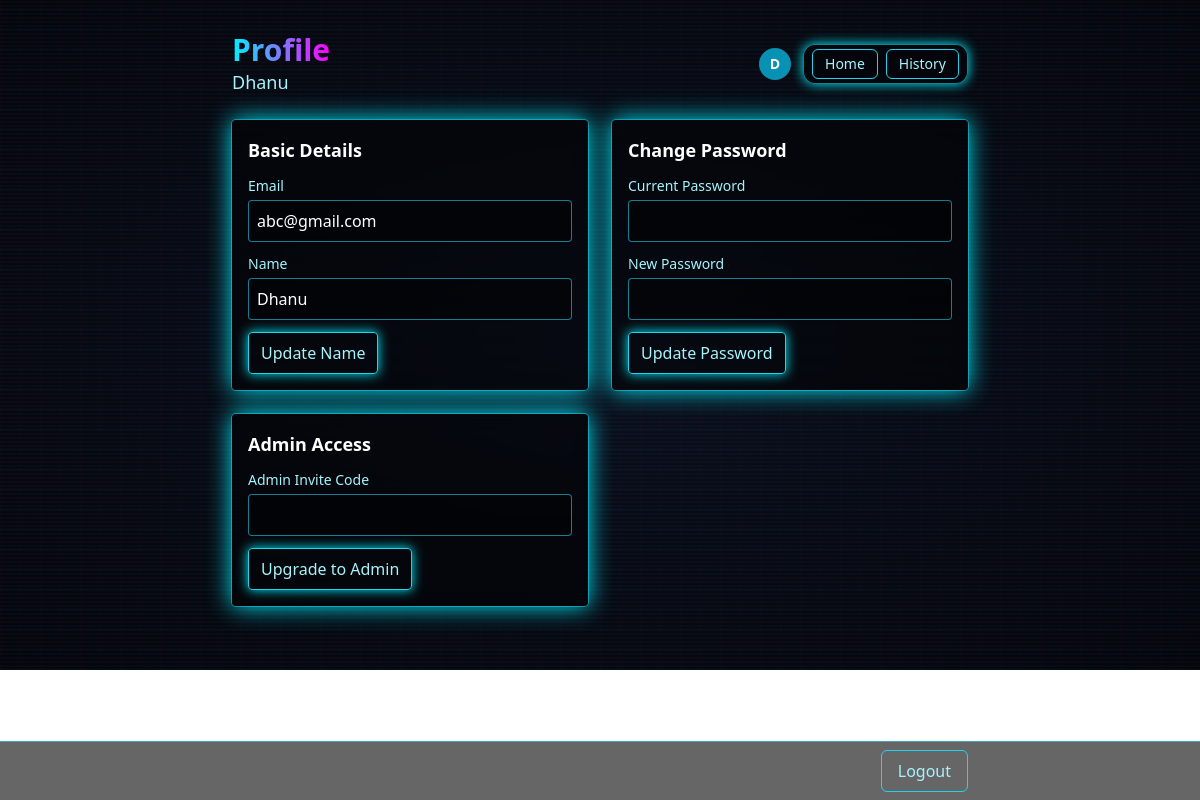
Screenshot of /profile (signed in) with the database file from the repository.
### tables this page shows
CREATE TABLE users (
            email TEXT PRIMARY KEY,
            name TEXT NOT NULL,
            password_hash TEXT NOT NULL
        , role TEXT DEFAULT 'user');

### app.py (the view)
    def wrapper(*args, **kwargs):
        if not session.get("user"):
            return redirect(url_for("welcome"))
        return fn(*args, **kwargs)

### app.py (called while the page is built)
def get_db():
    conn = sqlite3.connect(DB_PATH)
    conn.row_factory = sqlite3.Row
    return conn

def login_required(fn):
    def wrapper(*args, **kwargs):
        if not session.get("user"):
            return redirect(url_for("welcome"))
        return fn(*args, **kwargs)
    wrapper.__name__ = fn.__name__
    return wrapper

@app.get("/profile")
@login_required
def profile():
    email = session.get("user", {}).get("email", "")
    conn = get_db()
    cur = conn.execute("SELECT name, email FROM users WHERE email=?", (email,))
    row = cur.fetchone()
    conn.close()
    if not row:
        return redirect(url_for("index"))
    return render_template("profile.html", user=dict(row))

### templates/profile.html (shortened to what this page needs)
<!doctype html>
<html lang="en">
<head>
  <script src="https://cdn.tailwindcss.com"></script>
</head>
<body class="text-white relative">
  <div class="absolute inset-0 -z-10">
    <div class="h-full w-full" style="background: radial-gradient(ellipse at center, #0a0f1f 0%, #050914 40%, #02040a 100%);"></div>
    <div class="absolute inset-0 opacity-30" style="background-image: repeating-linear-gradient(0deg, rgba(0,240,255,0.08) 0 2px, transparent 2px 20px), repeating-linear-gradient(90deg, rgba(255,0,255,0.06) 0 2px, transparent 2px 20px); background-size: 100% 100%; animation: gridShift 12s linear infinite;"></div>
    <div class="absolute inset-0" style="background-image: linear-gradient(transparent, rgba(255,255,255,0.03) 50%, transparent); background-size: 100% 4px; animation: scan 6s linear infinite;"></div>
  </div>
  <div class="max-w-3xl mx-auto py-8 px-4 pb-16">
    <div class="flex items-center justify-between">
      <h1 class="leading-tight">
        <span class="block text-2xl md:text-3xl font-extrabold bg-clip-text text-transparent" style="background-image: linear-gradient(90deg,#00f0ff,#ff00ff)">Profile</span>
        <span class="block text-cyan-200 md:text-lg">{{ user.name }}</span>
      </h1>
      <div class="flex items-center gap-3 text-sm">
        <a href="/profile" class="h-8 w-8 rounded-full bg-cyan-600 text-white flex items-center justify-center font-semibold">
          {{ (user.name if user else '')[:1]|upper }}
        </a>
        <div class="flex items-center gap-2 rounded-xl border border-cyan-400/60 bg-black/40 backdrop-blur px-2 py-1 shadow-[0_0_12px_#00f0ff]">
          <a href="/" class="inline-flex items-center gap-1 rounded-md border border-cyan-400 px-3 py-1 text-cyan-200 hover:bg-cyan-300 hover:text-black">Home</a>
          <a href="/history" class="inline-flex items-center gap-1 rounded-md border border-cyan-400 px-3 py-1 text-cyan-200 hover:bg-cyan-300 hover:text-black">History</a>
        </div>
      </div>
    </div>
    <div class="fixed bottom-0 left-0 right-0 bg-black/60 backdrop-blur border-t border-cyan-400/60">
      <div class="max-w-3xl mx-auto px-4 py-2 flex justify-end">
        <a href="/logout" class="inline-flex items-center gap-1 rounded-md border border-cyan-400 px-4 py-2 text-cyan-200 hover:bg-cyan-300 hover:text-black">Logout</a>
      </div>
    </div>
    <div class="mt-6 grid md:grid-cols-2 gap-6">
      <div class="bg-black/50 backdrop-blur rounded shadow-[0_0_24px_#00f0ff] ring-1 ring-cyan-400/50 p-4">
        <h2 class="text-lg font-semibold">Basic Details</h2>
        <form method="post" class="mt-3 space-y-3">
          <div>
            <label class="block text-sm text-cyan-200">Email</label>
            <input type="email" value="{{ user.email }}" class="mt-1 w-full rounded border border-cyan-400/60 bg-black/40 text-white p-2" disabled />
          </div>
          <div>
            <label class="block text-sm text-cyan-200">Name</label>
            <input name="name" type="text" value="{{ user.name }}" class="mt-1 w-full rounded border border-cyan-400/60 bg-black/40 text-white p-2 focus:outline-none focus:ring-2 focus:ring-cyan-400" />
          </div>
          <button class="rounded px-3 py-2 border border-cyan-400 text-cyan-200 hover:text-black hover:bg-cyan-300 transition shadow-[0_0_12px_#00f0ff]">Update Name</button>
        </form>
      </div>
      <div class="bg-black/50 backdrop-blur rounded shadow-[0_0_24px_#00f0ff] ring-1 ring-cyan-400/50 p-4">
        <h2 class="text-lg font-semibold">Change Password</h2>
        <form method="post" class="mt-3 space-y-3">
          <div>
            <label class="block text-sm text-cyan-200">Current Password</label>
            <input name="current_password" type="password" class="mt-1 w-full rounded border border-cyan-400/60 bg-black/40 text-white p-2 focus:outline-none focus:ring-2 focus:ring-cyan-400" />
          </div>
          <div>
            <label class="block text-sm text-cyan-200">New Password</label>
            <input name="new_password" type="password" class="mt-1 w-full rounded border border-cyan-400/60 bg-black/40 text-white p-2 focus:outline-none focus:ring-2 focus:ring-cyan-400" />
          </div>
          <button class="rounded px-3 py-2 border border-cyan-400 text-cyan-200 hover:text-black hover:bg-cyan-300 transition shadow-[0_0_12px_#00f0ff]">Update Password</button>
        </form>
      </div>
    </div>
    <div class="mt-6 grid md:grid-cols-2 gap-6">
      <div class="bg-black/50 backdrop-blur rounded shadow-[0_0_24px_#00f0ff] ring-1 ring-cyan-400/50 p-4">
        <h2 class="text-lg font-semibold">Admin Access</h2>
        <form method="post" class="mt-3 space-y-3">
          <div>
            <label class="block text-sm text-cyan-200">Admin Invite Code</label>
            <input name="admin_code" type="text" class="mt-1 w-full rounded border border-cyan-400/60 bg-black/40 text-white p-2 focus:outline-none focus:ring-2 focus:ring-cyan-400" />
          </div>
          <button class="rounded px-3 py-2 border border-cyan-400 text-cyan-200 hover:text-black hover:bg-cyan-300 transition shadow-[0_0_12px_#00f0ff]">Upgrade to Admin</button>
        </form>
      </div>
    </div>
  </div>
</body>
</html>

### rows the page displays
users: name "Dhanu", name "D", email "abc@gmail.com"
